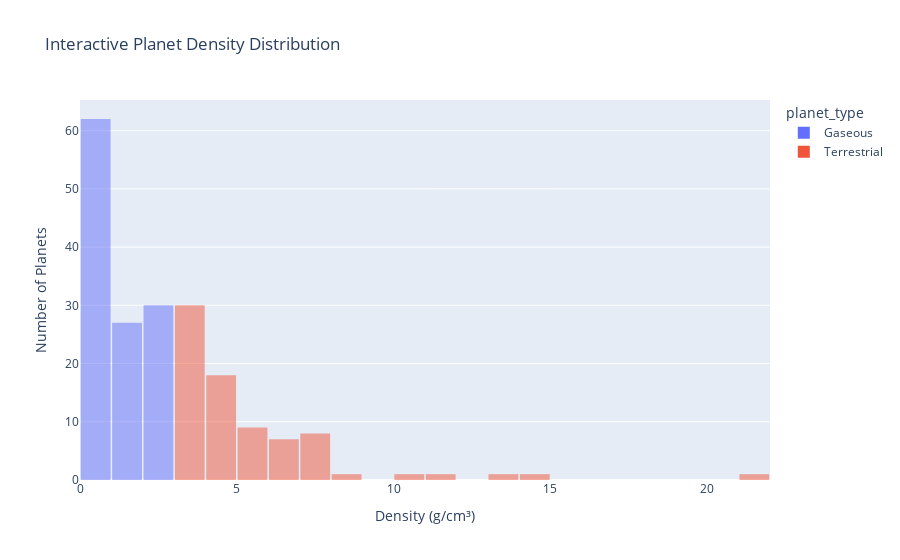

Write notebook code for a chart like this one.
### Code cell
#Interactive Density Distribution Plot
import plotly.express as px


fig = px.histogram(
    df_cleaned,
    x="density_g_cm3",      
    color="planet_type",     
    nbins=30,
    barmode="overlay",
    title="Interactive Planet Density Distribution"
)
fig.update_layout(
    xaxis_title="Density (g/cm³)",
    yaxis_title="Number of Planets",
    bargap=0.05
)
fig.show()

### Figure 1 — Plotly figure (JSON) as saved in the notebook; plotly's stock layout.template omitted (floating-point values rounded to 4 significant figures)
{"data": [{"bingroup": "x", "hovertemplate": "planet_type=Gaseous<br>density_g_cm3=%{x}<br>count=%{y}<extra></extra>", "legendgroup": "Gaseous", "marker": {"color": "#636efa", "opacity": 0.5, "pattern": {"shape": ""}}, "name": "Gaseous", "nbinsx": 30, "orientation": "v", "showlegend": true, "type": "histogram", "x": [1.762, 1.636, 0.9176, 2.271, 0.4842, 0.7923, 0.109, 0.9585, 0.3448, 2.124, 0.7025, 2.912, 1.838, 2.279, 0.4781, 1.39, 1.352, 0.5746, 0.3431, 2.953, 2.875, 2.888, 0.4658, 2.924, 2.589, 2.225, 0.9657, 0.5621, 0.3809, 0.4346, 1.951, 1.895, 0.6977, 1.179, 0.9203, 1.095, 1.472, 2.099, 2.701, 2.447, 0.8935, 2.945, 0.5898, 2.147, 0.7398, 1.897, 2.356, 0.7598, 0.1946, 1.746, 2.586, 1.74, 2.981, 0.6439, 1.169, 1.174, 2.352, 0.7427, 1.146, 0.7563, 0.5399, 0.8592, 0.8351, 1.367, 1.4, 2.586, 0.6011, 2.434, 0.7662, 0.3637, 0.8084, 0.933, 0.5235, 0.2698, 0.566, 0.2105, 2.283, 1.819, 2.325, 0.7983, 0.8937, 0.8454, 0.2722, 0.607, 0.6759, 2.202, 0.537, 0.8911, 2.174, 1.009, 2.226, 1.699, 2.054, 0.6865, 1.86, 0.7259, 1.678, 0.7874, 0.8155, 1.599, 0.6662, 1.206, 1.715, 0.6256, 0.8268, 2.286, 0.623, 2.55, 0.3344, 0.537, 0.5168, 2.751, 0.3501, 0.7281, 0.5068, 0.05512, 0.1803, 1.115, 0.3408], "xaxis": "x", "yaxis": "y"}, {"bingroup": "x", "hovertemplate": "planet_type=Terrestrial<br>density_g_cm3=%{x}<br>count=%{y}<extra></extra>", "legendgroup": "Terrestrial", "marker": {"color": "#EF553B", "opacity": 0.5, "pattern": {"shape": ""}}, "name": "Terrestrial", "nbinsx": 30, "orientation": "v", "showlegend": true, "type": "histogram", "x": [6.506, 5.987, 10.22, 7.131, 3.549, 7.825, 3.509, 7.143, 5.075, 6.968, 21.36, 5.734, 7.188, 7.252, 6.188, 4.729, 3.827, 3.917, 6.097, 3.975, 3.553, 3.089, 5.665, 4.304, 3.318, 4.565, 3.875, 7.425, 3.14, 3.732, 11.02, 3.81, 3.132, 3.916, 3.45, 3.683, 3.363, 4.83, 4.273, 4.991, 5.513, 7.563, 3.121, 4.325, 3.591, 4.607, 4.697, 3.04, 4.515, 5.244, 3.247, 3.897, 4.043, 4.045, 4.204, 4.816, 4.299, 5.591, 3.195, 6.095, 7.504, 3.327, 6.262, 3.238, 4.986, 4.025, 14.18, 4.939, 3.745, 8.828, 13.57, 3.99, 5.414, 3.483, 3.545, 5.048, 3.057, 6.656], "xaxis": "x", "yaxis": "y"}], "layout": {"bargap": 0.05, "barmode": "overlay", "legend": {"title": {"text": "planet_type"}, "tracegroupgap": 0}, "title": {"text": "Interactive Planet Density Distribution"}, "xaxis": {"anchor": "y", "domain": [0, 1], "title": {"text": "Density (g/cm³)"}}, "yaxis": {"anchor": "x", "domain": [0, 1], "title": {"text": "Number of Planets"}}}}
